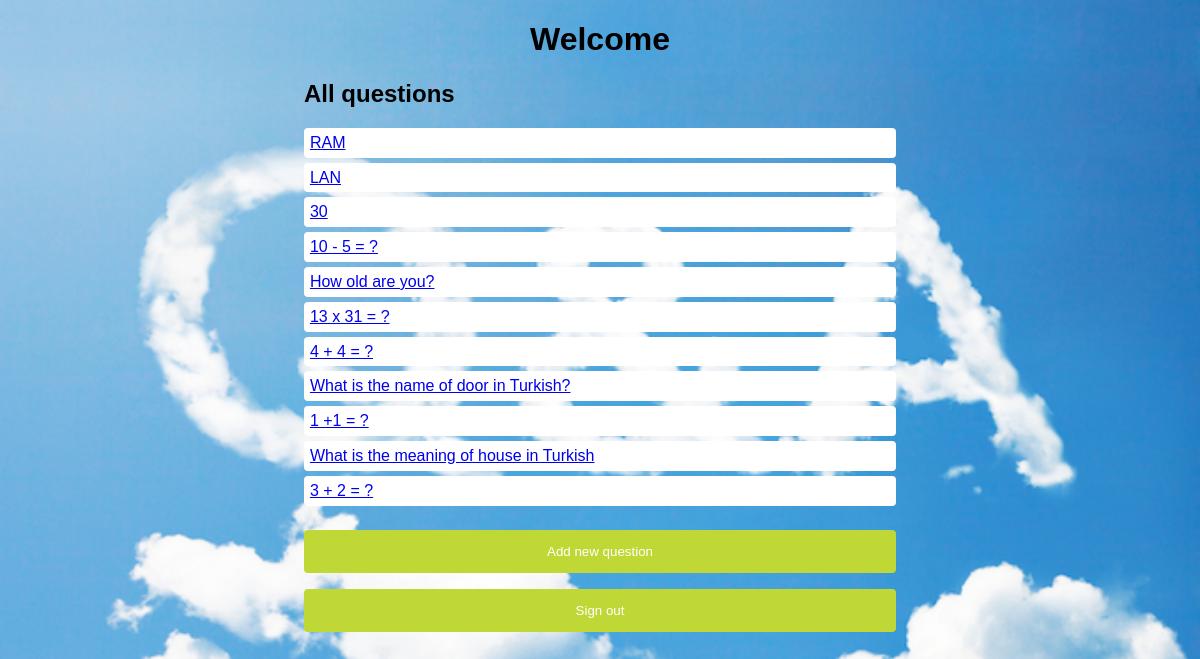
The app's page /index.php/welcome/dashboardq with its own data.
### tables this page shows
CREATE TABLE `question` (
  `qid` int(11) NOT NULL,
  `question` varchar(50) NOT NULL,
  `user_id` int(11) NOT NULL
);

### application/controllers/Welcome.php (called while the page is built, shortened)
<?php
class Welcome extends CI_Controller
{
	public function __construct()
	{
		$this->load->model('UserModel');
		$this->load->helper('url');
	}
	public function dashboardq()
	{
		$uid = $this->session->userdata('uid');
		$result = $this->UserModel->getUserName($uid);
		$all_questions = $this->UserModel->getqu();
		$data = array();
		$data['username'] = $result;
		$data['questions'] = $all_questions;
		$this->load->view('userdashboard/qdashboard', $data);
	}
}

### index.php (called while the page is built, shortened)
<?php
require_once BASEPATH.'core/CodeIgniter.php';

### application/models/UserModel.php (called while the page is built, shortened)
<?php
class UserModel extends CI_Model
{
  function getqu()
  {
    $sql = "select * from question";
    $query = $this->db->query($sql);
    $toSend = array();
    foreach ($query->result() as $x) {
      $toSend[] = $x;
    }
    return $toSend;
  }
}

### application/views/userdashboard/qdashboard.php (the view, shortened to what this page needs)
<!DOCTYPE html>
<html lang="en">
<head>
	<link rel="stylesheet" type="text/css" href="<?php echo base_url(); ?>style.css">
</head>
<body>
	<h1>Welcome </h1>
	<div id="userlistbox">
		<h2>All questions</h2>
		<ul class="userlist">
			<?php foreach ($questions as $qu) {
				echo "<a href=" . base_url() . "index.php/welcome/editqu?qid=$qu->qid><li>$qu->question</li></a>";
			}
			?>
		</ul>
		<form name="adduseraction" action="<?php echo base_url(); ?>index.php/welcome/addqu" method="get">
		<input type="submit" value="Add new question">
		</form>
		<form action="http://localhost/mydatabaseapp/index.php/welcome/">
		<input type="submit" value="Sign out" >
		</form>
	</div>
</body>
</html>

### style.css (style rules this page uses)
body { background: url("background.jpg") no-repeat; background-position: center; background-size: cover; font-family: Arial, Helvetica, sans-serif; }
h1 { color: rgb(0, 0, 0); text-align: center; }
input[type=submit], [type=button] { width: 100%; background-color: #c0d835; color: white; padding: 14px 20px; margin: 8px 0; border: none; border-radius: 4px; cursor: pointer; }
#userlistbox { width:50%; margin-right: auto; margin-left:auto; }
.userlist { padding-left: 0px; }
.userlist li { padding:1%; background : rgba(255, 255, 255); border-radius: 4px; list-style-type:none; margin-bottom: 5px; }

### records on screen
question: question "RAM"
question: question "LAN"
question: question "30"
question: question "10 - 5 = ?"
question: question "How old are you?"
question: question "13 x 31 = ?"
question: question "4 + 4 = ?"
question: question "What is the name of door in Turkish?"
question: question "1 +1 = ?"
question: question "What is the meaning of house in Turkish"
question: question "3 + 2 = ?"
